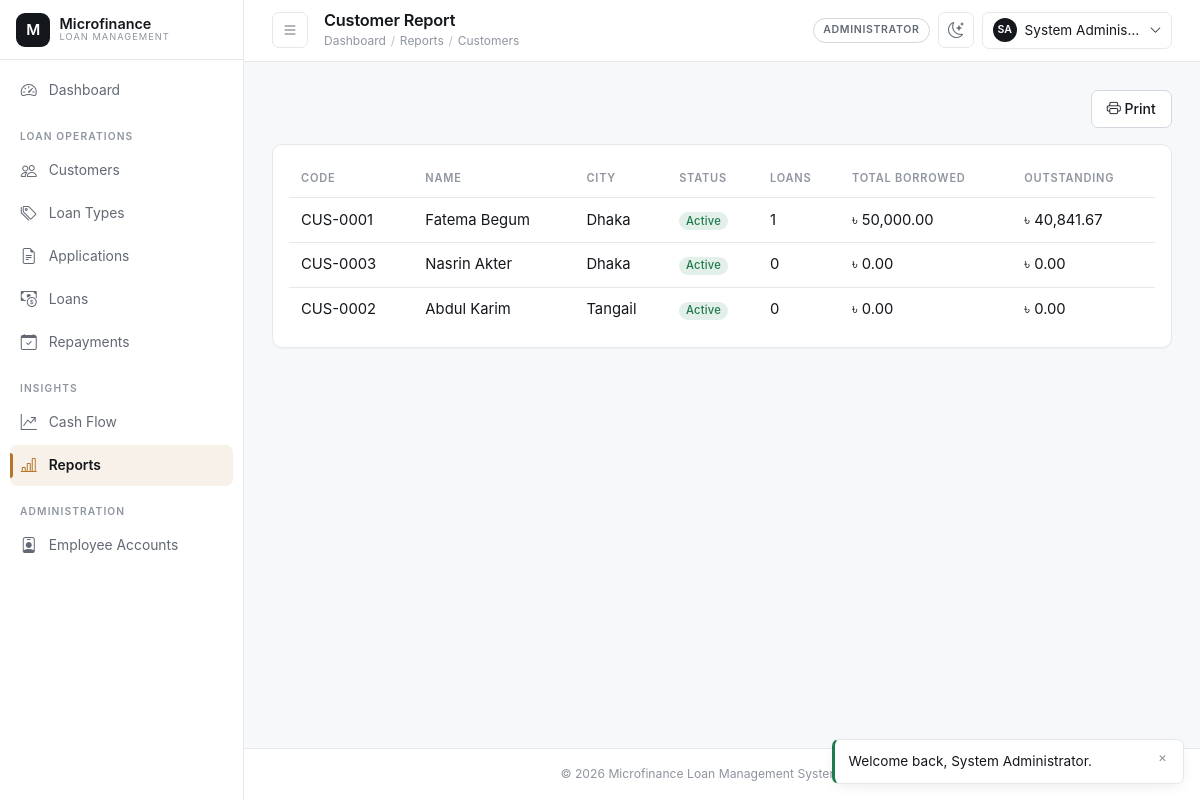
Screenshot of /admin/reports/customers.php (signed in) with the database file from the repository.
### tables this page shows
CREATE TABLE customers (
    customer_id      INT UNSIGNED AUTO_INCREMENT PRIMARY KEY,
    user_id          INT UNSIGNED NOT NULL UNIQUE,
    customer_code    VARCHAR(20) NOT NULL UNIQUE,
    national_id      VARCHAR(40) NOT NULL UNIQUE,
    date_of_birth    DATE NOT NULL,
    gender           ENUM('male','female','other') NOT NULL,
    address_line     VARCHAR(255) NOT NULL,
    city             VARCHAR(100) NOT NULL,
    occupation       VARCHAR(100) DEFAULT NULL,
    monthly_income   DECIMAL(14,2) DEFAULT NULL,
    status           ENUM('active','inactive','blacklisted') NOT NULL DEFAULT 'active',
    registered_by    INT UNSIGNED NOT NULL,
    created_at       TIMESTAMP NOT NULL DEFAULT CURRENT_TIMESTAMP,
    updated_at       TIMESTAMP NOT NULL DEFAULT CURRENT_TIMESTAMP ON UPDATE CURRENT_TIMESTAMP,
    CONSTRAINT fk_customers_user FOREIGN KEY (user_id) REFERENCES users(user_id)
        ON UPDATE CASCADE ON DELETE CASCADE,
    CONSTRAINT fk_customers_registered_by FOREIGN KEY (registered_by) REFERENCES users(user_id)
        ON UPDATE CASCADE ON DELETE RESTRICT,
    CONSTRAINT chk_customers_income CHECK (monthly_income IS NULL OR monthly_income >= 0),
    INDEX idx_customers_status (status),
    INDEX idx_customers_city (city)
);

CREATE TABLE users (
    user_id        INT UNSIGNED AUTO_INCREMENT PRIMARY KEY,
    role_id        INT UNSIGNED NOT NULL,
    full_name      VARCHAR(120) NOT NULL,
    username       VARCHAR(60) NOT NULL UNIQUE,
    email          VARCHAR(120) NOT NULL UNIQUE,
    phone          VARCHAR(20) DEFAULT NULL,
    password_hash  VARCHAR(255) NOT NULL,
    status         ENUM('active','inactive','suspended') NOT NULL DEFAULT 'active',
    remember_token VARCHAR(255) DEFAULT NULL,
    last_login_at  DATETIME DEFAULT NULL,
    created_by     INT UNSIGNED DEFAULT NULL,
    created_at     TIMESTAMP NOT NULL DEFAULT CURRENT_TIMESTAMP,
    updated_at     TIMESTAMP NOT NULL DEFAULT CURRENT_TIMESTAMP ON UPDATE CURRENT_TIMESTAMP,
    CONSTRAINT fk_users_role FOREIGN KEY (role_id) REFERENCES roles(role_id)
        ON UPDATE CASCADE ON DELETE RESTRICT,
    CONSTRAINT fk_users_created_by FOREIGN KEY (created_by) REFERENCES users(user_id)
        ON UPDATE CASCADE ON DELETE SET NULL,
    INDEX idx_users_role (role_id),
    INDEX idx_users_status (status)
);

### admin/reports/customers.php (the view, shortened to what this page needs)
<?php
$pdo = Database::getConnection();
$rows = $pdo->query(
    "SELECT c.customer_id, c.customer_code, u.full_name, c.city, c.status,
            COUNT(DISTINCT l.loan_id) AS loan_count,
            COALESCE(SUM(l.principal_amount), 0) AS total_borrowed
     FROM customers c
     INNER JOIN users u ON u.user_id = c.user_id
     LEFT JOIN loans l ON l.customer_id = c.customer_id
     GROUP BY c.customer_id, c.customer_code, u.full_name, c.city, c.status
     ORDER BY total_borrowed DESC"
)->fetchAll();
require_once __DIR__ . '/../../includes/header.php';
?>
<div class="d-flex justify-content-end mb-3 d-print-none">
    <button type="button" class="btn btn-outline-secondary" onclick="window.print()"><i class="bi bi-printer"></i> Print</button>
</div>
<div class="mfs-card p-3">
    <div class="table-responsive">
        <table class="table mfs-table align-middle">
            <thead><tr><th>Code</th><th>Name</th><th>City</th><th>Status</th><th>Loans</th><th>Total Borrowed</th><th>Outstanding</th></tr></thead>
            <tbody>
            <?php foreach ($rows as $row): ?>
                <tr>
                    <td><?= e($row['customer_code']) ?></td>
                    <td><?= e($row['full_name']) ?></td>
                    <td><?= e($row['city']) ?></td>
                    <td><?= status_badge($row['status']) ?></td>
                    <td><?= (int) $row['loan_count'] ?></td>
                    <td><?= money($row['total_borrowed']) ?></td>
                    <td><?= money($row['outstanding']) ?></td>
                </tr>
            <?php endforeach; ?>
            </tbody>
        </table>
    </div>
</div>
<?php require_once __DIR__ . '/../../includes/footer.php'; ?>

### includes/functions.php (shortened to what this page needs)
<?php
function e(mixed $value = null): string
{
    return htmlspecialchars((string) ($value ?? ''), ENT_QUOTES, 'UTF-8');
}
function money(mixed $amount, string $symbol = '৳'): string
{
    return $symbol . ' ' . number_format(is_numeric($amount) ? (float) $amount : 0.0, 2);
}
function status_badge(string $status): string
{
    $slug = strtolower(str_replace(' ', '-', $status));
    return '<span class="badge badge-status-' . e($slug) . '">' . e(ucwords(str_replace('_', ' ', $status))) . '</span>';
}

### assets/css/style.css (style rules this page uses)
:root { color-scheme: light; --mfs-bg: #f7f8f9; --mfs-surface: #ffffff; --mfs-surface-2: #fbfbfc; --mfs-surface-3: #f1f2f4; --mfs-border: #e6e8ec; --mfs-border-strong: #d3d7de; --mfs-ink: #14171c; --mfs-ink-soft: #626974; --mfs-ink-faint: #8f959f; --mfs-accent: #b6752b; --mfs-accent-hover: #a1651f; --mfs-accent-soft: rgba(182, 117, 43, 0.10); --mfs-accent-ring: rgba(182, 117, 43, 0.26); --mfs-success: #1f7a4d; --mfs-success-soft: rgba(31, 122, 77, 0.12); --mfs-danger: #bb3b28; --mfs-danger-soft: rgba(187, 59, 40, 0.12); --mfs-warning: #b6752b; --mfs-info: #2b6d8c; --mfs-info-soft: rgba(43, 109, 140, 0.12); --mfs-radius: 10px; --mfs-radius-sm: 7px; --mfs-radius-lg: 16px; --mfs-shadow-sm: 0 1px 2px rgba(16, 18, 21, 0.04); --mfs-shadow: 0 4px 16px -6px rgba(16, 18, 21, 0.14); --mfs-shadow-lg: 0 24px 60px -28px rgba(16, 18, 21, 0.34); --mfs-sidebar-width: 244px; --mfs-sidebar-collapsed: 68px; --mfs-topbar-height: 60px; --mfs-speed: 160ms; --mfs-speed-slow: 280ms; --mfs-ease: cubic-bezier(0.4, 0, 0.2, 1); --mfs-ease-out: cubic-bezier(0.16, 1, 0.3, 1); --mfs-font: -apple-system, BlinkMacSystemFont, 'Segoe UI', Inter, Roboto, 'Helvetica Neue', Arial, 'Noto Sans', sans-serif; --mfs-font-mono: ui-monospace, SFMono-Regular, 'SF Mono', Menlo, Consolas, monospace; }
*, *::before, *::after { box-sizing: border-box; }
html { -webkit-text-size-adjust: 100%; text-size-adjust: 100%; }
body { margin: 0; background-color: var(--mfs-bg); color: var(--mfs-ink); font-family: var(--mfs-font); font-size: 0.925rem; line-height: 1.55; -webkit-font-smoothing: antialiased; -moz-osx-font-smoothing: grayscale; }
* { scrollbar-width: thin; scrollbar-color: var(--mfs-border-strong) transparent; }
.btn { --mfs-btn-bg: transparent; border-radius: var(--mfs-radius-sm); font-size: 0.875rem; font-weight: 500; line-height: 1.45; padding: 0.5rem 0.95rem; cursor: pointer; transition: background-color var(--mfs-speed) var(--mfs-ease), border-color var(--mfs-speed) var(--mfs-ease), color var(--mfs-speed) var(--mfs-ease), transform var(--mfs-speed) var(--mfs-ease), box-shadow var(--mfs-speed) var(--mfs-ease); }
.btn-outline-secondary { border-color: var(--mfs-border-strong); color: var(--mfs-ink); background: var(--mfs-surface); }
.mfs-card { background: var(--mfs-surface); border: 1px solid var(--mfs-border); border-radius: var(--mfs-radius); box-shadow: var(--mfs-shadow-sm); }
.table { --bs-table-bg: transparent; --bs-table-color: var(--mfs-ink); color: var(--mfs-ink); margin-bottom: 0; }
.table.mfs-table thead th { position: sticky; top: 0; z-index: 1; background: var(--mfs-surface); color: var(--mfs-ink-faint); font-size: 0.69rem; font-weight: 600; letter-spacing: 0.07em; text-transform: uppercase; border: 0; border-bottom: 1px solid var(--mfs-border); padding: 0.6rem 0.75rem; white-space: nowrap; vertical-align: middle; }
.table.mfs-table tbody td { border-color: var(--mfs-border); padding: 0.65rem 0.75rem; vertical-align: middle; }
.table.mfs-table tbody tr { transition: background-color var(--mfs-speed) var(--mfs-ease); }
.table.mfs-table tbody tr:last-child td { border-bottom: 0; }
.table-responsive { -webkit-overflow-scrolling: touch; }
.badge { font-weight: 500; font-size: 0.7rem; letter-spacing: 0.02em; padding: 0.3em 0.6em; border-radius: 999px; }
.badge-status-active, .badge-status-approved, .badge-status-paid, .badge-status-disbursed { background: var(--mfs-success-soft); color: var(--mfs-success); }

### rows the page displays
customers: customer_code "CUS-0001", user.full_name "Fatema Begum", city "Dhaka", status "Active", loan_count "1", total_borrowed "৳ 50,000.00", outstanding "৳ 40,841.67"
customers: customer_code "CUS-0003", user.full_name "Nasrin Akter", city "Dhaka", status "Active", loan_count "0", total_borrowed "৳ 0.00", outstanding "৳ 0.00"
customers: customer_code "CUS-0002", user.full_name "Abdul Karim", city "Tangail", status "Active", loan_count "0", total_borrowed "৳ 0.00", outstanding "৳ 0.00"

### other values shown
$label "Dashboard"
$item[3] "LOAN OPERATIONS"
$label "Customers"
$label "Loan Types"
$label "Applications"
$label "Loans"
$label "Repayments"
$item[3] "INSIGHTS"
$label "Cash Flow"
$label "Reports"
$item[3] "ADMINISTRATION"
$label "Employee Accounts"
$pageTitle "Customer Report"
$user['role_name'] "ADMINISTRATOR"
$initials "SA"
